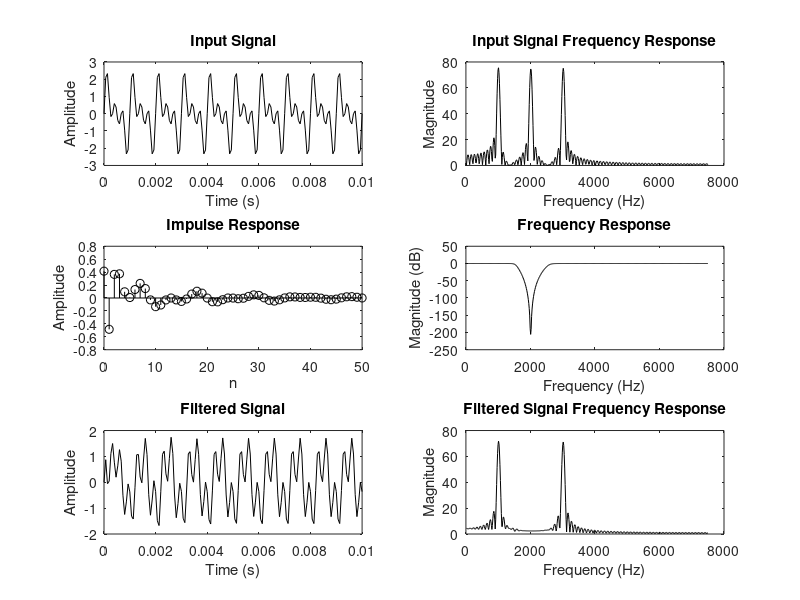

Source code (MATLAB): (Note: this script raises an error after producing the figure.)
clc; clear; close all;

F1 = 1000; F2 = 2000; F3 = 3000;
Fsamp = 15000;
t = 0:1/Fsamp:0.01;

x = sin(2*pi*F1*t) + sin(2*pi*F2*t) + sin(2*pi*F3*t);

fft_ord = 1024;
x_fft = fft(x, fft_ord);

Fp = [1500 2600]; 
Fs = [1800 2200]; 
ap = 2.5; 
as = 45;

wp = 2 * Fp / Fsamp;
ws = 2 * Fs / Fsamp;

n_range = 0:50; 
fr = (1:fft_ord/2) * Fsamp / fft_ord;

%Butterworth Bandstop
[N, wn] = buttord(wp, ws, ap, as);
[b, a] = butter(N, wn, "stop");

h = impz(b, a, length(n_range));
[h_freq, ~] = freqz(b, a, fft_ord/2);
y = filter(b, a, x);
y_fft = fft(y, fft_ord);

figure;
subplot(3,2,1); plot(t, x, 'k'); title('Input Signal'); xlabel('Time (s)'); ylabel('Amplitude');
subplot(3,2,2); plot(fr, abs(x_fft(1:fft_ord/2)), 'k'); title('Input Signal Frequency Response'); xlabel('Frequency (Hz)'); ylabel('Magnitude');
subplot(3,2,3); stem(n_range, h, 'k'); title('Impulse Response'); xlabel('n'); ylabel('Amplitude');
subplot(3,2,4); plot(fr, 20*log10(abs(h_freq)), 'k'); title('Frequency Response'); xlabel('Frequency (Hz)'); ylabel('Magnitude (dB)');
subplot(3,2,5); plot(t, y, 'k'); title('Filtered Signal'); xlabel('Time (s)'); ylabel('Amplitude');
subplot(3,2,6); plot(fr, abs(y_fft(1:fft_ord/2)), 'k'); title('Filtered Signal Frequency Response'); xlabel('Frequency (Hz)'); ylabel('Magnitude');
sgtitle('BUTTERWORTH BAND STOP FILTER (DIRECT METHOD)');
saveas(gcf, 'butterworth_bandstop.png');
